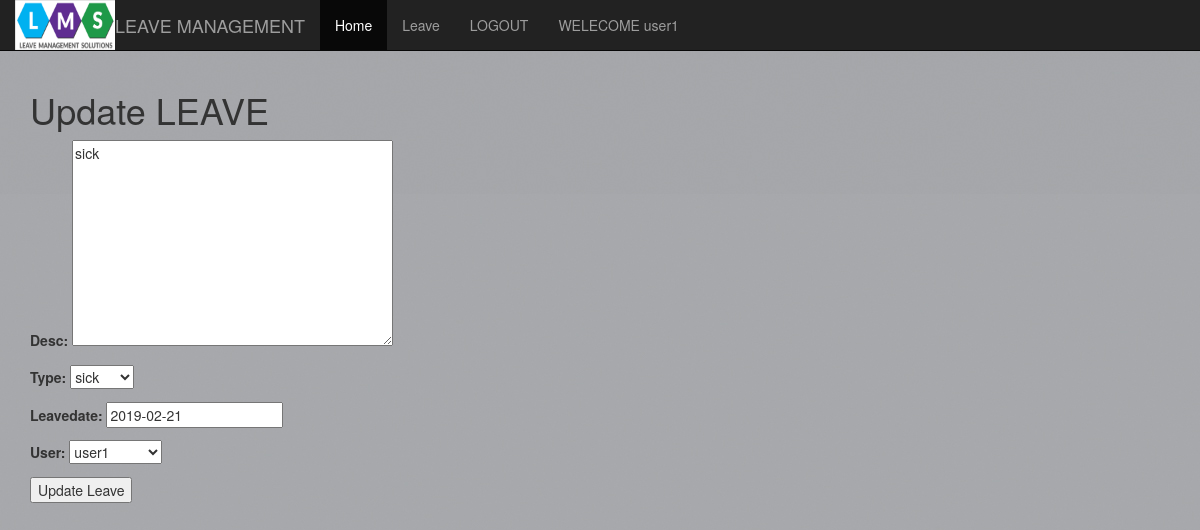
Screenshot of /leave_update/4 (signed in) with the database file from the repository.
### main/models.py (models this page shows)
class User(AbstractUser):
	user_types=[('e',"Employee"),('m',"Manager")]
	phone=models.CharField(max_length=10)
	type=models.CharField(choices=user_types, max_length=1)

class Leave(models.Model):
	desc=models.TextField(blank=True, null=True)
	type=models.ForeignKey(LeaveType, on_delete=models.PROTECT)
	date=models.DateTimeField(default=datetime.now)
	leavedate=models.DateField()
	user=models.ForeignKey(User, on_delete=models.PROTECT)

### main/models.py (called while the page is built)
	def __str__(self):
		return self.name

### main/templates/main/leave_update_form.html (shortened to what this page needs)
{% extends 'main/index.html'%}
{% block content%}
	<h1>Update LEAVE</h1>
	<form method="post">
		{{ form.as_p}}
		<input type="submit" name="" value="Update Leave">
	</form>
{% endblock%}

### main/templates/main/index.html (shortened to what this page needs)
{%extends 'main/home.html'%}
{% block menu%}
		{{  block.super }}
      <li><a href="/leaves">Leave</a></li>
       <li><a href="/logout">LOGOUT</a></li>
       {% if request.user.is_authenticated %}
       <li><a href="">WELECOME {{request.user.username}}</a></li>
       {% endif %}
{% endblock %}

### rows the page displays
User: user.username "user1"
Leave: desc "sick", type "sick", leavedate "2019-02-21", user "user1"
